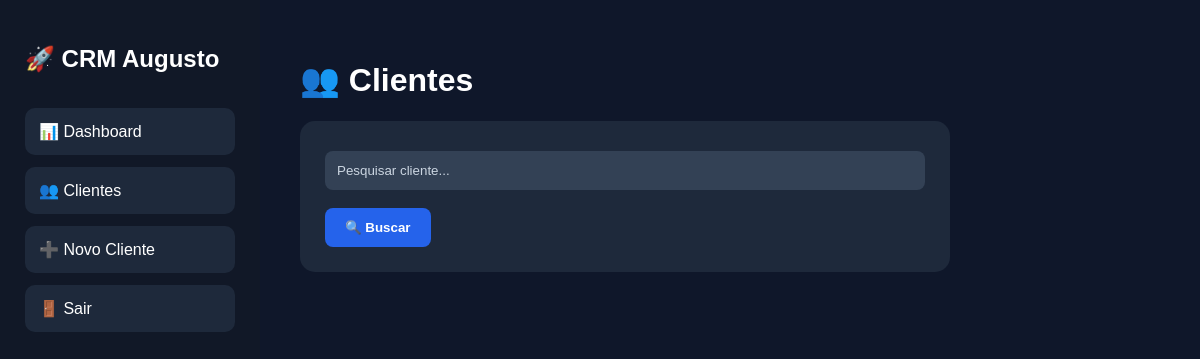
Before: /clientes (signed in) with the older database file.
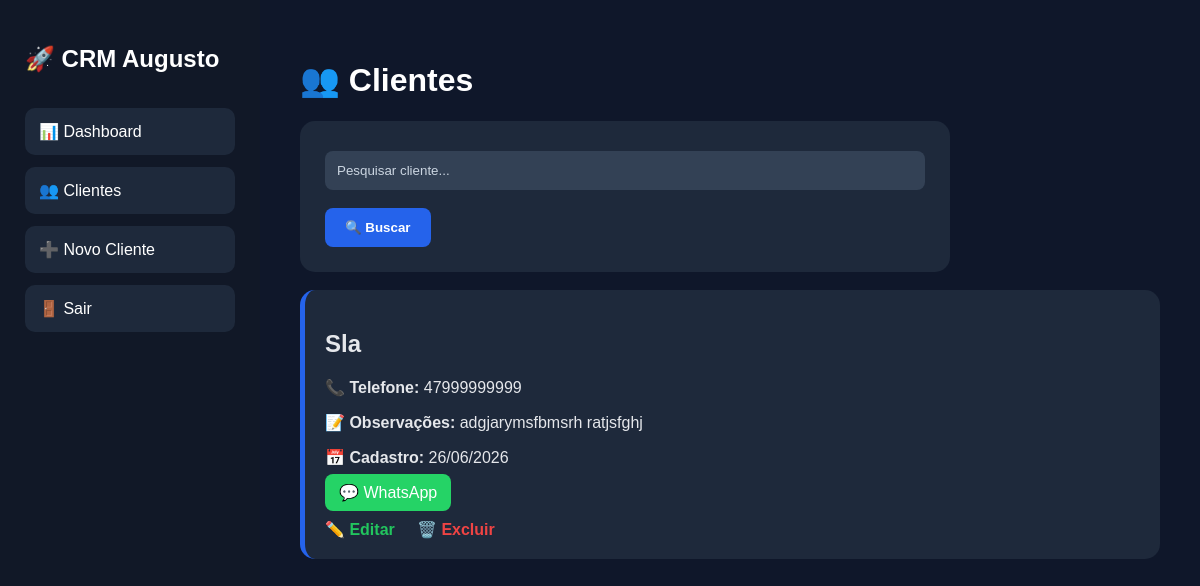
After: the same page with the newer database file.
### tables this page shows
CREATE TABLE clientes (
    id INTEGER PRIMARY KEY AUTOINCREMENT,
    nome TEXT NOT NULL,
    telefone TEXT
, observacoes TEXT, data_cadastro TEXT, usuario TEXT);

### app.py (the view)
@app.route("/clientes")
def clientes():
    if "usuario" not in session:
        return redirect("/login")
    busca = request.args.get("busca", "")
    conn = sqlite3.connect(CAMINHO_BANCO)
    cursor = conn.cursor()
    cursor.execute(
        """
        SELECT *
        FROM clientes
        WHERE usuario = ?
        AND nome LIKE ?
        ORDER BY id DESC
        """,
        (
            session["usuario"],
            "%" + busca + "%"
        )
    )
    clientes = cursor.fetchall()
    conn.close()
    return render_template(
        "clientes.html",
        clientes=clientes,
        busca=busca
    )

### templates/clientes.html (shortened to what this page needs)
<!DOCTYPE html>
<html>
<head>
    <link
        rel="stylesheet"
        href="{{ url_for('static', filename='style.css') }}"
    >
</head>
<body>
<div class="container">
    <div class="sidebar">
        <h2>🚀 CRM Augusto</h2>
        <a href="/">📊 Dashboard</a>
        <a href="/clientes">👥 Clientes</a>
        <a href="/cadastro">➕ Novo Cliente</a>
        <a href="/logout">🚪 Sair</a>
    </div>
    <div class="content">
        <h1>👥 Clientes</h1>
        <form action="/clientes" method="GET">
            <input
                type="text"
                name="busca"
                placeholder="Pesquisar cliente..."
                value="{{ busca }}"
            >
            <br><br>
            <button type="submit">
                🔍 Buscar
            </button>
        </form>
        <br>
        {% for cliente in clientes %}
        <div class="cliente">
            <h2>{{ cliente[1] }}</h2>
            <p><strong>📞 Telefone:</strong> {{ cliente[2] }}</p>
            <p><strong>📝 Observações:</strong> {{ cliente[3] }}</p>
            <p><strong>📅 Cadastro:</strong> {{ cliente[4] }}</p>
            <a
                class="whatsapp"
                href="https://wa.me/55{{ cliente[2] }}"
                target="_blank"
            >
                💬 WhatsApp
            </a>
            <br><br>
            <a
                class="editar"
                href="/editar/{{ cliente[0] }}"
            >
                ✏️ Editar
            </a>
            <a
                class="excluir"
                href="/excluir/{{ cliente[0] }}"
            >
                🗑️ Excluir
            </a>
        </div>
        <br>
        {% endfor %}
    </div>
</div>
</body>
</html>

Changed rows visible on the page:
added clientes: nome "Sla", telefone "47999999999", observacoes "adgjarymsfbmsrh ratjsfghj", data_cadastro "26/06/2026"
